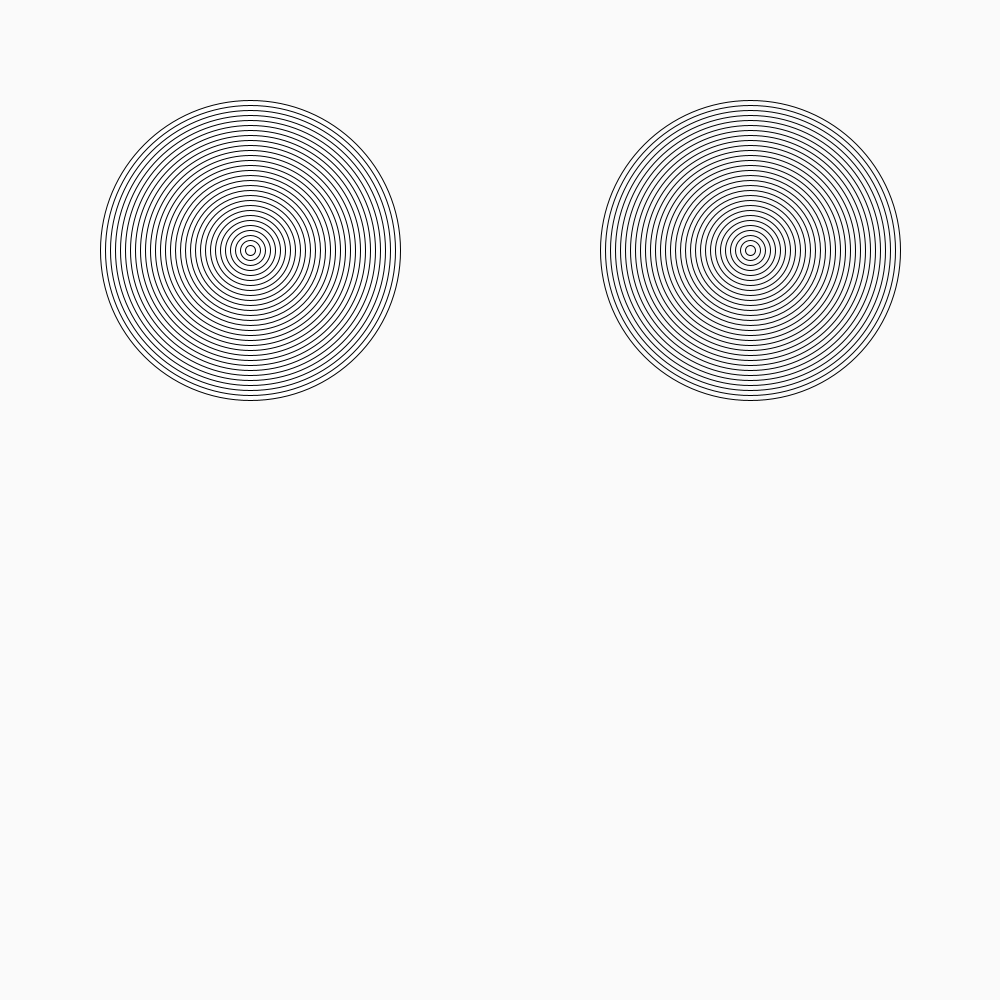
Frame 1 (no input)
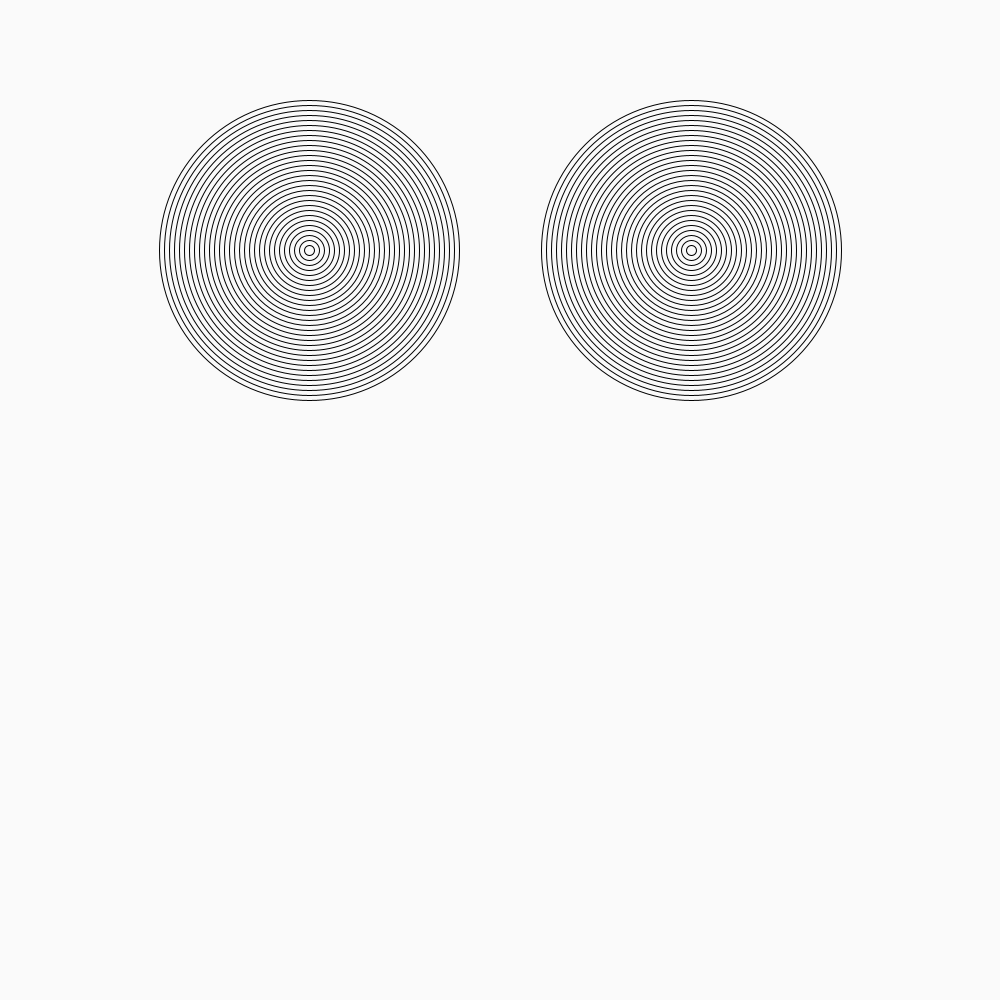
Frame 60 (the mouse pressed at the canvas centre just before this capture)
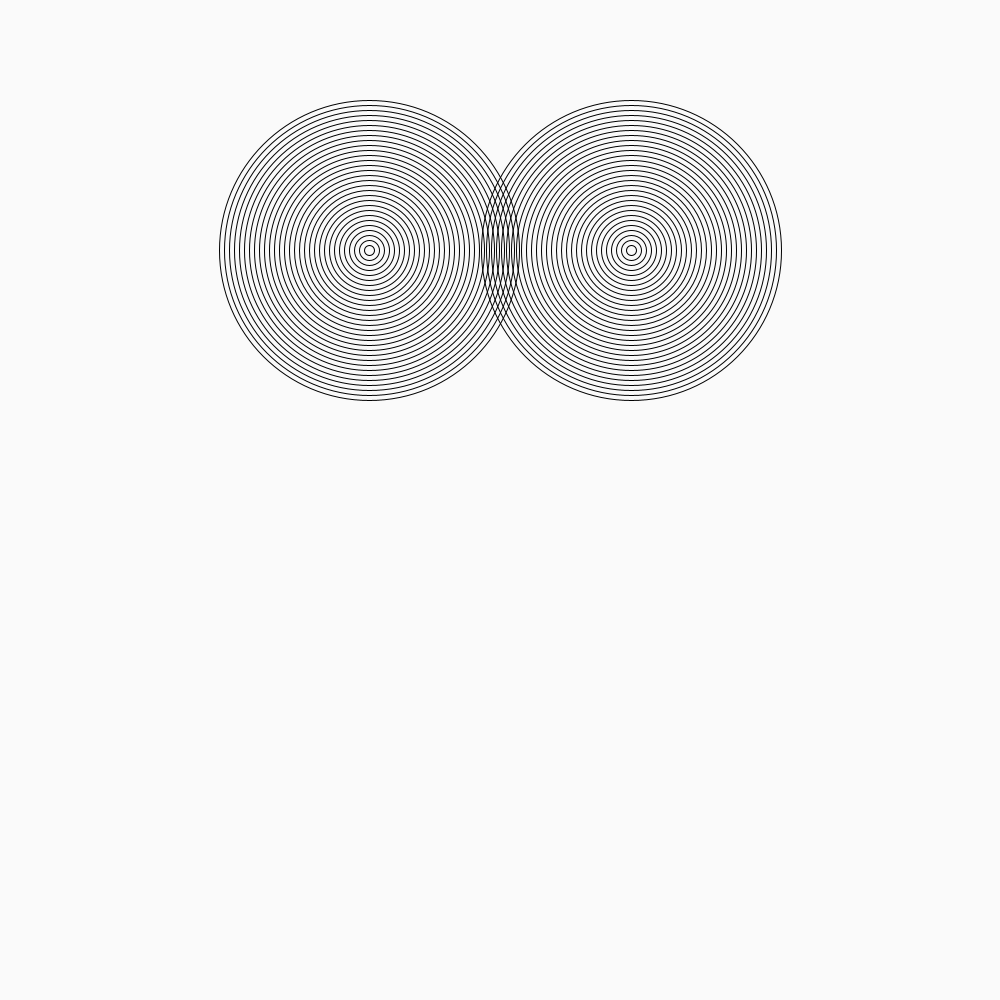
Frame 120 (the mouse held since frame 60 and released just before this capture)

The Processing sketch that drew these frames (run headless with seeded random() and noise(); from frame 60 on, the mouse is pressed at the canvas centre):

// Processing sketch: amazingRings
// ── amazingRings.pde
int moveXRight =250;
int moveXLeft = 750;
int i= 300;
void setup() {
  size(1000, 1000);
  background(250, 250, 250);
  int x;
  int y;
}
void draw() {
  background(250, 250, 250);
  bullseye(moveXRight, 250);
  bullseye(moveXLeft, 250);
  moveXRight++;
  moveXLeft--;
}
void bullseye(int x, int y) {
  for (int i = 300; i > 0; i -= 10) {
    ellipse(x, y, i, i); 
    noFill();
  }
}
